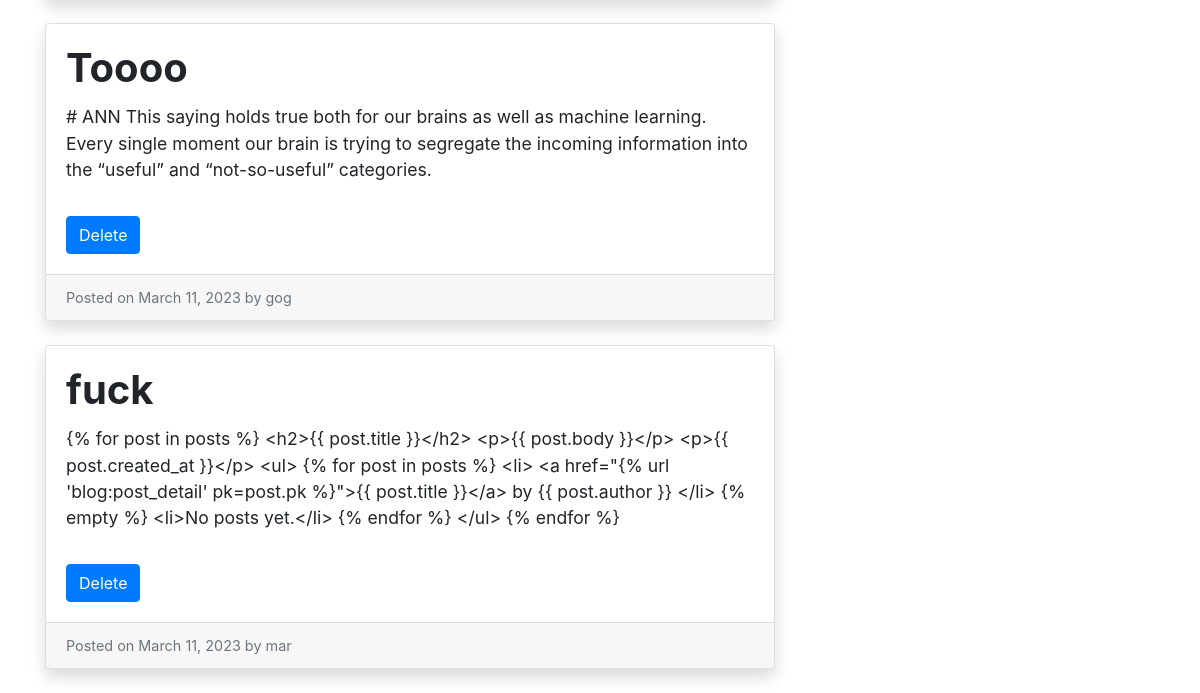
The page /blog/posts/admin/ (lower part) on the database as committed earlier.
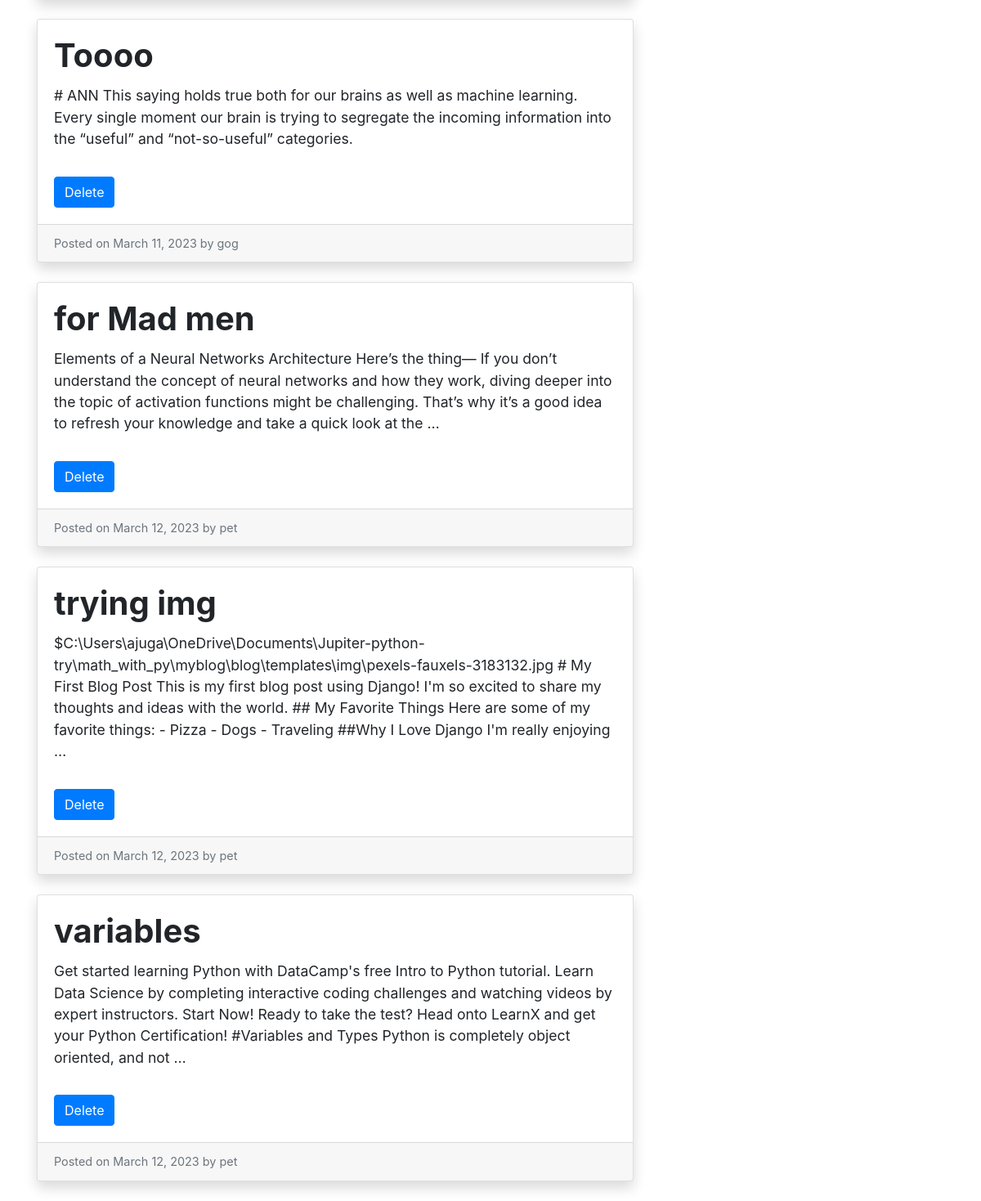
The same page on the database as committed later.
### blog/models.py (models this page shows, shortened)
class Post(models.Model):
    title = models.CharField(max_length=200)
    author = models.CharField(max_length=100, default= "peter")
    body = models.TextField()
    created_date = models.DateTimeField(auto_now_add=True)
    modified_date = models.DateTimeField(auto_now=True)
    date_posted = models.DateTimeField(default=datetime.now)

### blog/views.py (the view)
# urls.py: path('posts/admin/', views.admin_post_list, name='admin_post_list'),
def admin_post_list(request):
    posts = Post.objects.all()
    return render(request, 'blog/admin_post_list.html', {'posts': posts})

### blog/templatetags/custom_filters.py (called while the page is built)
@register.filter
def first_nchars(value,n):
    return value[:n]

### blog/templates/blog/admin_post_list.html (shortened to what this page needs)
{% extends 'blog/base.html' %}
{% load custom_filters %}
{% block content %}
  <div class="row">
    <div class="col-md-8">
      {% for post in posts %}
        <div class="card mb-4">
          <div class="card-body">
            <h2 class="card-title">{{ post.title }}</h2>
            <p class="card-text">{{ post.body|truncatewords:50 }}</p>
            <a href="{% url 'blog:delete_post' pk=post.pk %}" class="btn btn-primary">Delete</a>
          </div>
          <div class="card-footer text-muted">
            Posted on {{ post.created_date|date:"F d, Y" }} by {{ post.author|first_nchars:3 }}
          </div>
        </div>
      {% endfor %}
    </div>
    <div class="col-md-4">
    </div>
  </div>
{% endblock content %}

Rows that differ between the two databases and show on the page:
removed Post: title "fuck", body "{% for post in posts %} <h2>{{ post.title }}</h2> <p>{{ post.body }}</p> <p>{{ post.created_at }}</p> <ul> {% for post in posts %} <li> <a href=\"{% url 'blog:post_detail' pk=post.pk %}\">{{ post.title }}</a> by {{ post.author }} </li> {% empty %} <li>No posts yet.</li> {% endfor %} </ul> {% endfor %}", created_date "March 11, 2023", author|first_nchars "mar"
added Post: title "for Mad men", body "Elements of a Neural Networks Architecture Here’s the thing— If you don’t understand the concept of neural networks and how they work, diving deeper into the topic of activation functions might be challenging. That’s why it’s a good idea to refresh your knowledge and take a quick look at the …", created_date "March 12, 2023", author|first_nchars "pet"
added Post: title "trying img", body "$C:\\Users\\ajuga\\OneDrive\\Documents\\Jupiter-python-try\\math_with_py\\myblog\\blog\\templates\\img\\pexels-fauxels-3183132.jpg # My First Blog Post This is my first blog post using Django! I'm so excited to share my thoughts and ideas with the world. ## My Favorite Things Here are some of my favorite things: - Pizza - Dogs - Traveling ##Why I Love Django I'm really enjoying …", created_date "March 12, 2023", author|first_nchars "pet"
added Post: title "variables", body "Get started learning Python with DataCamp's free Intro to Python tutorial. Learn Data Science by completing interactive coding challenges and watching videos by expert instructors. Start Now! Ready to take the test? Head onto LearnX and get your Python Certification! #Variables and Types Python is completely object oriented, and not …", created_date "March 12, 2023", author|first_nchars "pet"
